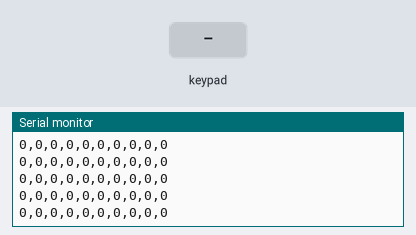
This sketch was run on a simulated Arduino Uno, built with avr-gcc and run on an emulated ATmega328P. Parts: the last lines printed to the serial monitor. Inputs (shaded band) come from the test bench.

Above: at 1.2 s.
1.3 s: key '0' pressed
At 1.32 s:
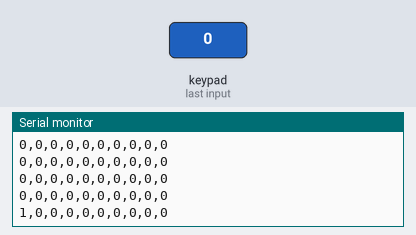
2.8 s: keypad keys 1 2 pressed 0.4 s apart
At 2.84 s:
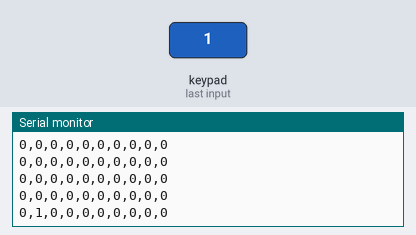
6.6 s: key '3' pressed
At 6.69 s:
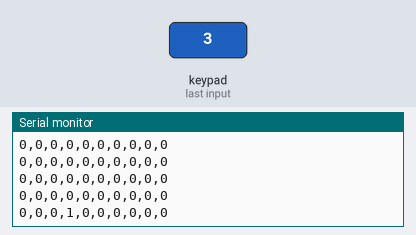
8.1 s: keypad keys 2 5 pressed 0.4 s apart
At 8.11 s:
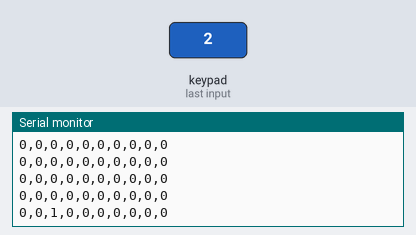

The sketch:

LiquidKeyboard.ino
```cpp
/*
 * Based on DIGF 6037 Creation & Computation
 * Kate Hartman & Nick Puckett
 *
 *
 * This example interfaces with the Adafruit MPR121 capacitive board: https://learn.adafruit.com/adafruit-mpr121-12-key-capacitive-touch-sensor-breakout-tutorial/overview
 * Reads all 12 pins and writes a 1 or 0 separated by commas
 *
 * Based on the MPR121test.ino example file
 *
  */
#include <Wire.h>
#include "Adafruit_MPR121.h"

#ifndef _BV
#define _BV(bit) (1 << (bit))
#endif

Adafruit_MPR121 cap = Adafruit_MPR121();

// Keeps track of the last pins touched
uint16_t currtouched = 0;

int tp = 10; //change this if you aren't using them all, start at pin 0

void setup()
{
  Serial.begin(9600);

  if (!cap.begin(0x5A)) {
    Serial.println("MPR121 not found, check wiring?");
    while (1);
  }
  Serial.println("MPR121 found!");
}

void loop()
{
//run the function to check the cap interface
checkAllPins(tp);

//make a new line to separate the message
 Serial.println();
   // put a delay so it isn't overwhelming
 delay(100);
}

void checkAllPins(int totalPins)
{
  // Get the currently touched pads
  currtouched = cap.touched();

  for (uint8_t i=0; i<totalPins; i++)
  {
    // it if *is* touched set 1 if no set 0
    if ((currtouched & _BV(i)))
    {
      Serial.print(1);
    }
    else
    {
      Serial.print(0);
    }

  ///adds a comma after every value but the last one
  if(i<totalPins-1)
  {
    Serial.print(",");
  }


}


}
```

Measured:
- after the input at 1.3 s, the serial monitor: prints a new line at once (image 1)
- after the input at 2.8 s, the serial monitor: prints a new line at once (image 2)
- after the input at 6.6 s, the serial monitor: prints a new line after 0.09 s (image 3)
- after the input at 8.1 s, the serial monitor: prints a new line at once (image 4)
